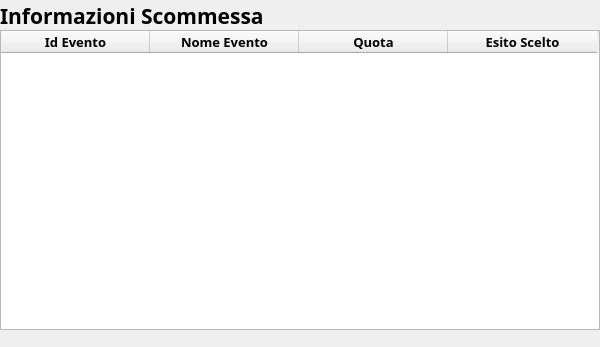
<?xml version="1.0" encoding="UTF-8"?>
<ui version="4.0">
 <class>BetInfoDialog</class>
 <widget class="QDialog" name="BetInfoDialog">
  <property name="geometry">
   <rect>
    <x>0</x>
    <y>0</y>
    <width>600</width>
    <height>347</height>
   </rect>
  </property>
  <property name="windowTitle">
   <string>Events Info</string>
  </property>
  <property name="windowIcon">
   <iconset>
    <normaloff>../media/IconaFrontEnd.png</normaloff>../media/IconaFrontEnd.png</iconset>
  </property>
  <widget class="QLabel" name="BetInfo_labelTitolo">
   <property name="geometry">
    <rect>
     <x>0</x>
     <y>0</y>
     <width>601</width>
     <height>31</height>
    </rect>
   </property>
   <property name="font">
    <font>
     <family>Bahnschrift SemiBold</family>
     <pointsize>16</pointsize>
     <weight>75</weight>
     <bold>true</bold>
    </font>
   </property>
   <property name="text">
    <string>Informazioni Scommessa</string>
   </property>
  </widget>
  <widget class="QTableWidget" name="BetInfo_tbl">
   <property name="geometry">
    <rect>
     <x>0</x>
     <y>30</y>
     <width>600</width>
     <height>300</height>
    </rect>
   </property>
   <property name="font">
    <font>
     <family>Bahnschrift SemiBold</family>
     <pointsize>10</pointsize>
     <weight>75</weight>
     <bold>true</bold>
    </font>
   </property>
   <property name="sizeAdjustPolicy">
    <enum>QAbstractScrollArea::AdjustToContents</enum>
   </property>
   <property name="editTriggers">
    <set>QAbstractItemView::NoEditTriggers</set>
   </property>
   <property name="columnCount">
    <number>4</number>
   </property>
   <attribute name="horizontalHeaderDefaultSectionSize">
    <number>149</number>
   </attribute>
   <attribute name="verticalHeaderVisible">
    <bool>false</bool>
   </attribute>
   <column>
    <property name="text">
     <string>Id Evento</string>
    </property>
   </column>
   <column>
    <property name="text">
     <string>Nome Evento</string>
    </property>
   </column>
   <column>
    <property name="text">
     <string>Quota</string>
    </property>
   </column>
   <column>
    <property name="text">
     <string>Esito Scelto</string>
    </property>
   </column>
  </widget>
 </widget>
 <resources/>
 <connections/>
</ui>
